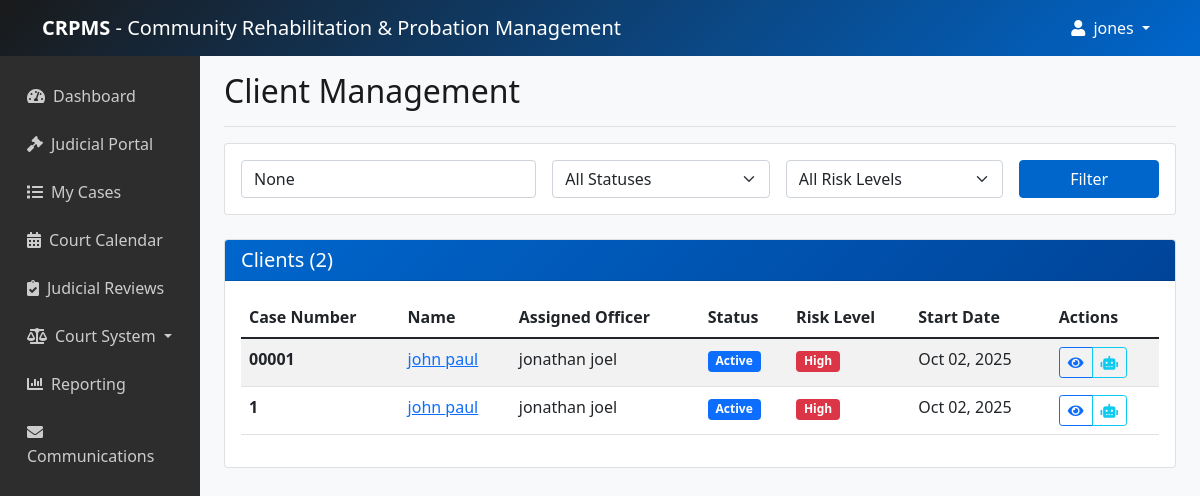
The app's page /clients/ (signed in), older data.
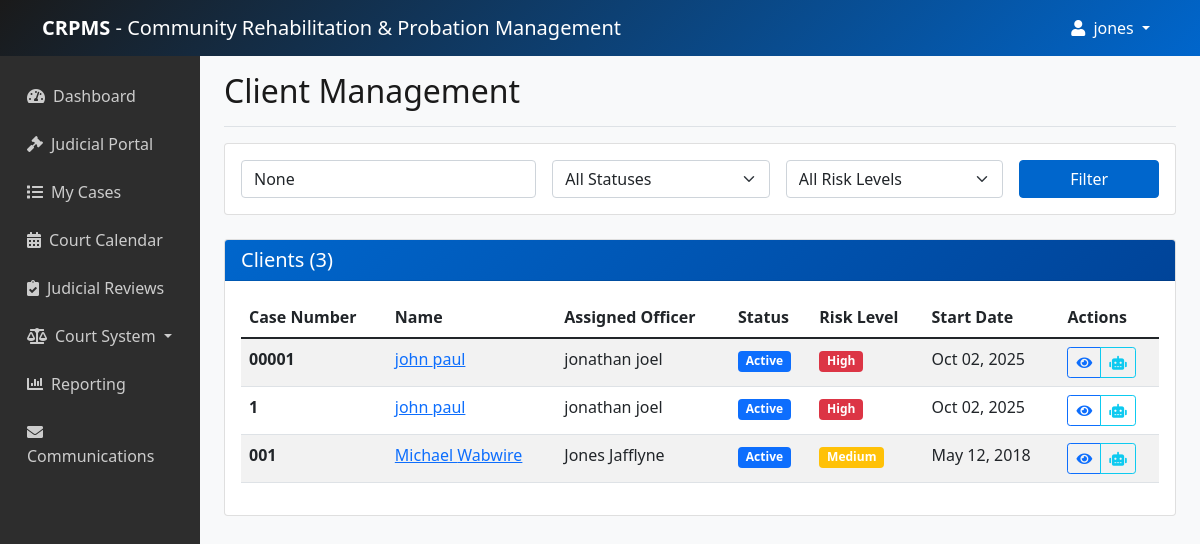
The same page, newer data.
### clients/models.py (models this page shows, shortened)
class Client(models.Model):
    GENDER_CHOICES = (
        ('M', 'Male'),
        ('F', 'Female'),
        ('O', 'Other'),
    )
    STATUS_CHOICES = (
        ('active', 'Active'),
        ('completed', 'Completed'),
        ('violated', 'Violated'),
        ('transferred', 'Transferred'),
    )
    case_number = models.CharField(max_length=50, unique=True)
    first_name = models.CharField(max_length=100)
    last_name = models.CharField(max_length=100)
    date_of_birth = models.DateField()
    gender = models.CharField(max_length=1, choices=GENDER_CHOICES)
    assigned_officer = models.ForeignKey(User, on_delete=models.PROTECT, limit_choices_to={'user_type': 'officer', 'is_active_officer': True})
    status = models.CharField(max_length=20, choices=STATUS_CHOICES, default='active')
    start_date = models.DateField()
    end_date = models.DateField()
    risk_level = models.CharField(max_length=20, choices=[('low', 'Low'), ('medium', 'Medium'), ('high', 'High')])
    notes = models.TextField(blank=True)
    created_by = models.ForeignKey(User, on_delete=models.PROTECT, related_name='clients_created')
    created_at = models.DateTimeField(auto_now_add=True)
    updated_at = models.DateTimeField(auto_now=True)

### users/models.py (models this page shows, shortened)
class User(AbstractUser):
    USER_TYPE_CHOICES = (
        ('admin', 'System Administrator'),
        ('officer', 'Probation Officer'),
        ('staff', 'Support Staff'),
        ('judge', 'Judge'),
    )
    user_type = models.CharField(max_length=20, choices=USER_TYPE_CHOICES, default='officer')
    phone = models.CharField(max_length=20, blank=True)
    department = models.CharField(max_length=100, blank=True)
    badge_number = models.CharField(max_length=50, blank=True)
    profile_picture = models.ImageField(upload_to='profiles/', blank=True)
    is_active_officer = models.BooleanField(default=True)  # Track if officer is active
    court_jurisdiction = models.CharField(max_length=100, blank=True)  # For judges
    def can_add_clients(self):
        return self.user_type in ['admin', 'officer', 'staff']

### clients/views.py (the view)
# urls.py: path('', views.client_list, name='client_list'),
@login_required
def client_list(request):
    query = request.GET.get('q')
    if request.user.user_type == 'officer':
        clients = Client.objects.filter(assigned_officer=request.user)
    else:
        clients = Client.objects.all()
    if query:
        clients = clients.filter(
            Q(first_name__icontains=query) |
            Q(last_name__icontains=query) |
            Q(case_number__icontains=query)
        )
    context = {
        'clients': clients,
        'search_query': query
    }
    return render(request, 'clients/client_list.html', context)

### core/context_processors.py (called while the page is built)
def has_group_permission(request):
    def check_group(group_name):
        return request.user.groups.filter(name=group_name).exists()
    return {'has_group_permission': check_group}

### templates/clients/client_list.html (shortened to what this page needs)
{% extends 'base.html' %}
{% block content %}
<div class="d-flex justify-content-between flex-wrap flex-md-nowrap align-items-center pt-3 pb-2 mb-3 border-bottom">
    <h1 class="h2">
        Client Management
    </h1>
</div>
<div class="card mb-4">
    <div class="card-body">
        <form method="GET" class="row g-3">
            <div class="col-md-4">
                <input type="text" name="q" class="form-control" placeholder="Search clients..." value="{{ search_query }}">
            </div>
            <div class="col-md-3">
                <select name="status" class="form-select">
                    <option value="">All Statuses</option>
                </select>
            </div>
            <div class="col-md-3">
                <select name="risk_level" class="form-select">
                    <option value="">All Risk Levels</option>
                </select>
            </div>
            <div class="col-md-2">
                <button type="submit" class="btn btn-primary w-100">Filter</button>
            </div>
        </form>
    </div>
</div>
<div class="card">
    <div class="card-header">
        <h5 class="card-title mb-0">
            Clients ({{ clients.count }})
        </h5>
    </div>
    <div class="card-body">
        <div class="table-responsive">
            <table class="table table-striped">
                <thead>
                    <tr>
                        <th>Case Number</th>
                        <th>Name</th>
                        <th>Assigned Officer</th>
                        <th>Status</th>
                        <th>Risk Level</th>
                        <th>Start Date</th>
                        <th>Actions</th>
                    </tr>
                </thead>
                <tbody>
                    {% for client in clients %}
                    <tr>
                        <td><strong>{{ client.case_number }}</strong></td>
                        <td>
                            <a href="{% url 'client_detail' client.pk %}">
                                {{ client.first_name }} {{ client.last_name }}
                            </a>
                        </td>
                        <td>{{ client.assigned_officer.get_full_name }}</td>
                        <td>
                            <span class="badge
                                {% if client.status == 'active' %}bg-primary
                                {% elif client.status == 'completed' %}bg-success
                                {% elif client.status == 'violated' %}bg-danger
                                {% else %}bg-secondary{% endif %}">
                                {{ client.get_status_display }}
                            </span>
                        </td>
                        <td>
                            <span class="badge
                                {% if client.risk_level == 'low' %}bg-success
                                {% elif client.risk_level == 'medium' %}bg-warning
                                {% elif client.risk_level == 'high' %}bg-danger
                                {% else %}bg-secondary{% endif %}">
                                {{ client.get_risk_level_display }}
                            </span>
                        </td>
                        <td>{{ client.start_date|date:"M d, Y" }}</td>
                        <td>
                            <div class="btn-group btn-group-sm">
                                <a href="{% url 'client_detail' client.pk %}" class="btn btn-outline-primary">
                                    <i class="fas fa-eye"></i>
                                </a>
                                <a href="{% url 'ai_analyzer' client.pk %}" class="btn btn-outline-info" title="AI Analysis">
                                    <i class="fas fa-robot"></i>
                                </a>
                            </div>
                        </td>
                    </tr>
                    {% endfor %}
                </tbody>
            </table>
        </div>
    </div>
</div>
{% endblock %}

Row changes from the older to the newer data that the page shows:
added Client: case_number "001", first_name "Michael", last_name "Wabwire", assigned_officer.get_full_name "Jones Jafflyne", status "Active", risk_level "Medium", start_date "May 12, 2018"
Text that changed along with them:
{{ clients.count }}: "2" → "3"
